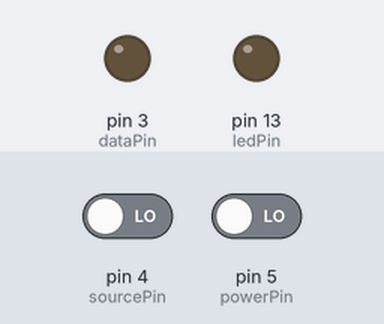
Simulated run of this sketch. Board: Arduino Uno, built with avr-gcc and run on an emulated ATmega328P. Shown: output pins drawn as LEDs (lit = HIGH). The test bench sets the inputs (shaded band); at power-on: pin 4 (sourcePin) LOW, pin 5 (powerPin) LOW.

Above: at 1.2 s.
1.3 s: pin 4 (sourcePin) driven HIGH
At 1.7 s:
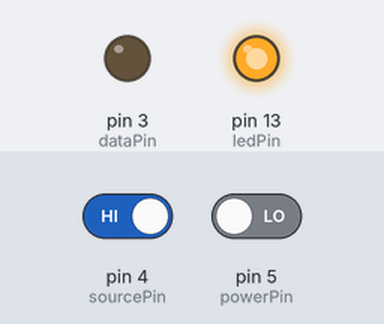
Timing chart, 0 to 4.3 s (numbered marks = the images above; inputs shaded):
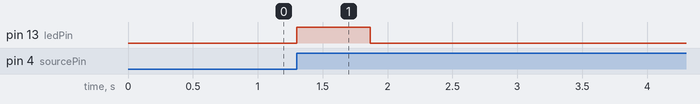

The sketch:

remote.ino
```cpp
#include <IRremote.h>
#include <IRremoteInt.h>


const int powerPin = 5;
const int sourcePin = 4;
const int ledPin =  13;
const int dataPin = 3;


int powerState = LOW;
int sourceState = LOW;

unsigned int powerData[] = {4600,4350,700,1550,650,1550,650,1600,650,450,650,450,650,450,650,450,700,400,700,1550,650,1550,650,1600,650,450,650,450,650,450,700,450,650,450,650,450,650,1550,700,450,650,450,650,450,650,450,650,450,700,400,650,1600,650,450,650,1550,650,1600,650,1550,650,1550,700,1550,650,1550,650};
unsigned int sourceData[]  = {4600,4350,700,1550,650,1550,700,1500,700,450,650,450,700,400,700,400,700,400,700,1550,700,1500,700,1550,700,400,700,400,700,400,700,400,700,400,700,1550,700,400,700,450,650,450,650,450,700,400,700,400,700,400,700,450,650,1550,700,1500,700,1550,650,1550,700,1500,700,1550,700,1500,700};

const int frequency = 38;
const int cmdLength = 68;


IRsend irsend;


void setup() {
  pinMode(ledPin, OUTPUT);
  pinMode(dataPin, OUTPUT);
  pinMode(powerPin, INPUT);
  pinMode(sourcePin, INPUT);
}

bool checkButton(int& state, const int pin)
{
  int newState = digitalRead(pin);
  boolean result = (state == LOW) && (newState == HIGH);
  state = newState;
  return result;
}

void sendDataIfPressed(int& state, const int pin, unsigned int data[])
{
  if (checkButton(state, pin))
  {
    digitalWrite(ledPin, HIGH);
    irsend.sendRaw(data, cmdLength, frequency);
    delay(500);
    digitalWrite(ledPin, LOW);
  }
}

void loop() {
  sendDataIfPressed(powerState, powerPin, powerData);
  sendDataIfPressed(sourceState, sourcePin, sourceData);
}
```

Measured:
- after the input at 1.3 s, pin 13 (ledPin): LOW → HIGH at once, → LOW 0.57 s later
